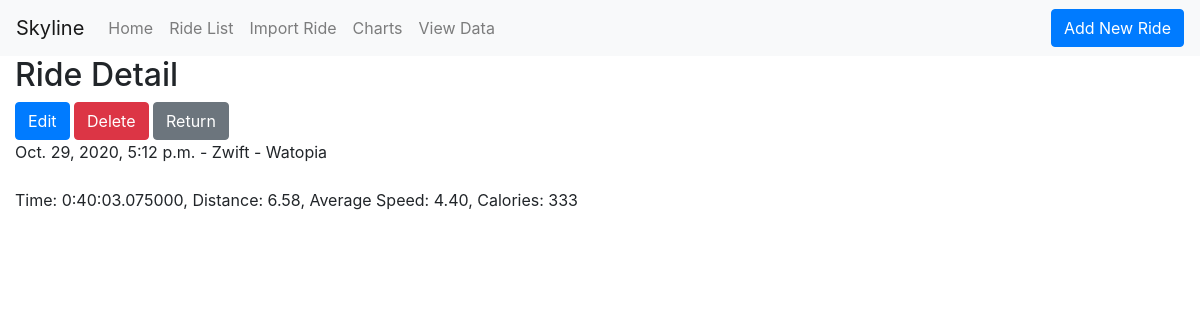
The page /ride/256/ on the database its author committed.
### rides/models.py (models this page shows, shortened)
class Ride(models.Model):
    ride_date = models.DateTimeField()
    title = models.CharField(max_length=200)
    description = models.TextField(blank=True)
    duration = models.DurationField()
    distance = models.DecimalField(max_digits=6, decimal_places=2)
    average_speed = models.DecimalField(max_digits=5, decimal_places=2)
    calories = models.PositiveSmallIntegerField(blank=True)
    notes = models.TextField(blank=True)

### rides/views.py (the view)
# urls.py: path('ride/<int:id>/', views.ride_detail, name='ride_detail'),
def ride_detail(request, id):
    ride = get_object_or_404(Ride, id=id)
    return render(request, 'rides/ride_detail.html', {'ride': ride})

### rides/templates/rides/ride_detail.html (shortened to what this page needs)
{% extends 'rides/base.html' %}
{% block content %}
    <h2>Ride Detail</h2>
    <a class="btn btn-primary" href="{% url 'ride_edit' id=ride.id %}">Edit</a>
    <a class="btn btn-danger" href="{% url 'ride_delete' id=ride.id %}">Delete</a>
    <a class="btn btn-secondary" href="{% url 'ride_list' %}">Return</a>
    <br/>
    {{ ride.ride_date }} - {{ ride.title }} <br/>
    {{ ride.discription }} <br/>
    Time: {{ ride.duration }},
    Distance: {{ ride.distance }},
    Average Speed: {{ ride.average_speed }},
    Calories: {{ ride.calories }} <br/>
{% endblock %}

### rows shown on the page
Ride: ride_date "Oct. 29, 2020, 5:12 p.m.", title "Zwift - Watopia", duration "0:40:03.075000", distance "6.58", average_speed "4.40", calories "333"
